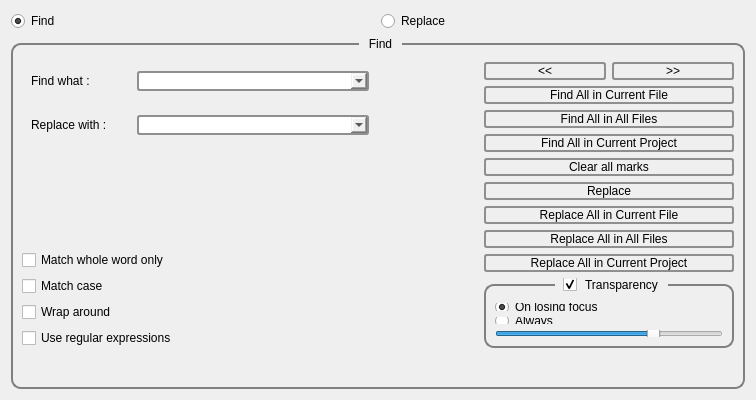
<?xml version="1.0" encoding="UTF-8"?>
<ui version="4.0">
 <class>SearchWgt</class>
 <widget class="QWidget" name="SearchWgt">
  <property name="geometry">
   <rect>
    <x>0</x>
    <y>0</y>
    <width>756</width>
    <height>400</height>
   </rect>
  </property>
  <property name="sizePolicy">
   <sizepolicy hsizetype="Preferred" vsizetype="Preferred">
    <horstretch>0</horstretch>
    <verstretch>0</verstretch>
   </sizepolicy>
  </property>
  <property name="minimumSize">
   <size>
    <width>0</width>
    <height>400</height>
   </size>
  </property>
  <property name="maximumSize">
   <size>
    <width>16777215</width>
    <height>16777215</height>
   </size>
  </property>
  <property name="windowTitle">
   <string>BlockPad</string>
  </property>
  <property name="styleSheet">
   <string notr="true">QPushButton {
    border: 2px solid #8f8f91;
    border-radius: 3px;
    background-color: qlineargradient(x1: 0, y1: 0, x2: 0, y2: 1,
                                      stop: 0 #f6f7fa, stop: 1 #dadbde);
}

QPushButton:pressed {
    background-color: qlineargradient(x1: 0, y1: 0, x2: 0, y2: 1,
                                      stop: 0 #dadbde, stop: 1 #f6f7fa);
}

QPushButton:flat {
    border: none; /* no border for a flat push button */
}

QPushButton:default {
    border-color: navy; /* make the default button prominent */
}

QComboBox{
    border: 2px solid #8f8f91;
    border-radius: 3px;
	min-width:220px;
}

QGroupBox{
    border: 2px solid grey;
    border-radius: 10px;
    margin-top: 6px;
    padding-top: 8px;
}

QGroupBox::title {
    margin: 0 5px;
    subcontrol-origin: margin;
    subcontrol-position: top center;
    padding: 0 3px;
}
labelStatus { color : blue; }
labelStatus[errored=true]{color : red;}</string>
  </property>
  <layout class="QVBoxLayout" name="verticalLayout_2">
   <item>
    <layout class="QHBoxLayout" name="horizontalLayout_13">
     <item>
      <widget class="QRadioButton" name="radioButtonFind">
       <property name="text">
        <string>Find</string>
       </property>
       <property name="checked">
        <bool>true</bool>
       </property>
      </widget>
     </item>
     <item>
      <widget class="QRadioButton" name="radioButtonReplace">
       <property name="text">
        <string>Replace</string>
       </property>
      </widget>
     </item>
    </layout>
   </item>
   <item>
    <widget class="QGroupBox" name="groupBox">
     <property name="title">
      <string>Find</string>
     </property>
     <layout class="QVBoxLayout" name="verticalLayout">
      <item>
       <layout class="QHBoxLayout" name="horizontalLayout_9">
        <property name="spacing">
         <number>6</number>
        </property>
        <property name="sizeConstraint">
         <enum>QLayout::SetDefaultConstraint</enum>
        </property>
        <item>
         <layout class="QVBoxLayout" name="verticalLayout_11">
          <item>
           <widget class="QWidget" name="widgetFindWhat" native="true">
            <layout class="QHBoxLayout" name="horizontalLayout_10">
             <item>
              <widget class="QLabel" name="labelFindWhat">
               <property name="sizePolicy">
                <sizepolicy hsizetype="Fixed" vsizetype="Preferred">
                 <horstretch>0</horstretch>
                 <verstretch>0</verstretch>
                </sizepolicy>
               </property>
               <property name="minimumSize">
                <size>
                 <width>100</width>
                 <height>0</height>
                </size>
               </property>
               <property name="maximumSize">
                <size>
                 <width>100</width>
                 <height>16777215</height>
                </size>
               </property>
               <property name="text">
                <string>Find what :</string>
               </property>
              </widget>
             </item>
             <item>
              <widget class="QComboBox" name="comboBoxFindWhat">
               <property name="editable">
                <bool>true</bool>
               </property>
              </widget>
             </item>
            </layout>
           </widget>
          </item>
          <item>
           <widget class="QWidget" name="widgetReplaceWith" native="true">
            <layout class="QHBoxLayout" name="horizontalLayout_14">
             <item>
              <widget class="QLabel" name="labelReplaceWith">
               <property name="sizePolicy">
                <sizepolicy hsizetype="Fixed" vsizetype="Preferred">
                 <horstretch>0</horstretch>
                 <verstretch>0</verstretch>
                </sizepolicy>
               </property>
               <property name="minimumSize">
                <size>
                 <width>100</width>
                 <height>0</height>
                </size>
               </property>
               <property name="maximumSize">
                <size>
                 <width>100</width>
                 <height>16777215</height>
                </size>
               </property>
               <property name="text">
                <string>Replace with :</string>
               </property>
              </widget>
             </item>
             <item>
              <widget class="QComboBox" name="comboBoxReplaceWith">
               <property name="editable">
                <bool>true</bool>
               </property>
              </widget>
             </item>
            </layout>
           </widget>
          </item>
          <item>
           <spacer name="verticalSpacer_6">
            <property name="orientation">
             <enum>Qt::Vertical</enum>
            </property>
            <property name="sizeType">
             <enum>QSizePolicy::MinimumExpanding</enum>
            </property>
            <property name="sizeHint" stdset="0">
             <size>
              <width>20</width>
              <height>40</height>
             </size>
            </property>
           </spacer>
          </item>
          <item>
           <layout class="QHBoxLayout" name="horizontalLayout_11">
            <item>
             <layout class="QVBoxLayout" name="verticalLayout_12">
              <item>
               <widget class="QCheckBox" name="checkBoxWholeWord">
                <property name="text">
                 <string>Match whole word only</string>
                </property>
               </widget>
              </item>
              <item>
               <widget class="QCheckBox" name="checkBoxCase">
                <property name="text">
                 <string>Match case</string>
                </property>
               </widget>
              </item>
              <item>
               <widget class="QCheckBox" name="checkBoxWrapAround">
                <property name="text">
                 <string>Wrap around</string>
                </property>
               </widget>
              </item>
              <item>
               <widget class="QCheckBox" name="checkBoxRegularExpressions">
                <property name="text">
                 <string>Use regular expressions</string>
                </property>
               </widget>
              </item>
             </layout>
            </item>
            <item>
             <spacer name="horizontalSpacer_5">
              <property name="orientation">
               <enum>Qt::Horizontal</enum>
              </property>
              <property name="sizeHint" stdset="0">
               <size>
                <width>40</width>
                <height>20</height>
               </size>
              </property>
             </spacer>
            </item>
           </layout>
          </item>
         </layout>
        </item>
        <item>
         <spacer name="horizontalSpacer_6">
          <property name="orientation">
           <enum>Qt::Horizontal</enum>
          </property>
          <property name="sizeType">
           <enum>QSizePolicy::Fixed</enum>
          </property>
          <property name="sizeHint" stdset="0">
           <size>
            <width>100</width>
            <height>20</height>
           </size>
          </property>
         </spacer>
        </item>
        <item>
         <layout class="QVBoxLayout" name="verticalLayout_13">
          <item>
           <layout class="QHBoxLayout" name="horizontalLayout_12">
            <property name="sizeConstraint">
             <enum>QLayout::SetNoConstraint</enum>
            </property>
            <item>
             <widget class="QPushButton" name="pushButtonFindPrev">
              <property name="text">
               <string>&lt;&lt;</string>
              </property>
             </widget>
            </item>
            <item>
             <widget class="QPushButton" name="pushButtonFindNext">
              <property name="text">
               <string>&gt;&gt;</string>
              </property>
             </widget>
            </item>
           </layout>
          </item>
          <item>
           <widget class="QPushButton" name="pushButtonFindAllCurrent">
            <property name="minimumSize">
             <size>
              <width>250</width>
              <height>0</height>
             </size>
            </property>
            <property name="text">
             <string>Find All in Current File</string>
            </property>
           </widget>
          </item>
          <item>
           <widget class="QPushButton" name="pushButtonFindAllAll">
            <property name="minimumSize">
             <size>
              <width>250</width>
              <height>0</height>
             </size>
            </property>
            <property name="text">
             <string>Find All in All Files</string>
            </property>
           </widget>
          </item>
          <item>
           <widget class="QPushButton" name="pushButtonFindAllCurProject">
            <property name="text">
             <string>Find All in Current Project</string>
            </property>
           </widget>
          </item>
          <item>
           <widget class="QPushButton" name="pushButtonClear">
            <property name="minimumSize">
             <size>
              <width>250</width>
              <height>0</height>
             </size>
            </property>
            <property name="text">
             <string>Clear all marks</string>
            </property>
           </widget>
          </item>
          <item>
           <widget class="QPushButton" name="pushButtonReplace">
            <property name="minimumSize">
             <size>
              <width>250</width>
              <height>0</height>
             </size>
            </property>
            <property name="text">
             <string>Replace</string>
            </property>
           </widget>
          </item>
          <item>
           <widget class="QPushButton" name="pushButtonReplaceAllCurrent">
            <property name="minimumSize">
             <size>
              <width>250</width>
              <height>0</height>
             </size>
            </property>
            <property name="text">
             <string>Replace All in Current File</string>
            </property>
           </widget>
          </item>
          <item>
           <widget class="QPushButton" name="pushButtonReplaceAllAll">
            <property name="minimumSize">
             <size>
              <width>250</width>
              <height>0</height>
             </size>
            </property>
            <property name="text">
             <string>Replace All in All Files</string>
            </property>
           </widget>
          </item>
          <item>
           <widget class="QPushButton" name="pushButtonReplaceAllCurProject">
            <property name="text">
             <string>Replace All in Current Project</string>
            </property>
           </widget>
          </item>
          <item>
           <spacer name="verticalSpacer_7">
            <property name="orientation">
             <enum>Qt::Vertical</enum>
            </property>
            <property name="sizeHint" stdset="0">
             <size>
              <width>20</width>
              <height>40</height>
             </size>
            </property>
           </spacer>
          </item>
          <item>
           <widget class="QGroupBox" name="groupBoxTransparency">
            <property name="title">
             <string>Transparency</string>
            </property>
            <property name="checkable">
             <bool>true</bool>
            </property>
            <layout class="QVBoxLayout" name="verticalLayout_14">
             <item>
              <widget class="QRadioButton" name="radioButtonLosingFocus">
               <property name="text">
                <string>On losing focus</string>
               </property>
               <property name="checked">
                <bool>true</bool>
               </property>
              </widget>
             </item>
             <item>
              <widget class="QRadioButton" name="radioButtonAllways">
               <property name="text">
                <string>Always</string>
               </property>
              </widget>
             </item>
             <item>
              <widget class="QSlider" name="horizontalSliderTransparency">
               <property name="sliderPosition">
                <number>70</number>
               </property>
               <property name="orientation">
                <enum>Qt::Horizontal</enum>
               </property>
              </widget>
             </item>
            </layout>
           </widget>
          </item>
         </layout>
        </item>
       </layout>
      </item>
      <item>
       <spacer name="verticalSpacer">
        <property name="orientation">
         <enum>Qt::Vertical</enum>
        </property>
        <property name="sizeType">
         <enum>QSizePolicy::Fixed</enum>
        </property>
        <property name="sizeHint" stdset="0">
         <size>
          <width>20</width>
          <height>10</height>
         </size>
        </property>
       </spacer>
      </item>
      <item>
       <widget class="QLabel" name="labelStatus">
        <property name="styleSheet">
         <string notr="true"/>
        </property>
        <property name="text">
         <string/>
        </property>
       </widget>
      </item>
     </layout>
    </widget>
   </item>
  </layout>
 </widget>
 <resources/>
 <connections/>
</ui>
